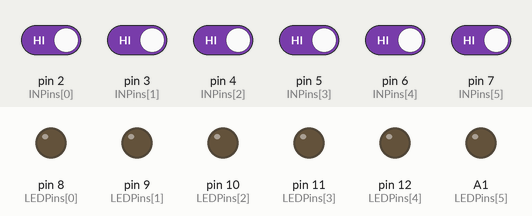
Simulated run of this sketch. Board: Arduino Uno, built with avr-gcc and run on an emulated ATmega328P. Shown: output pins drawn as LEDs (lit = HIGH). The inputs (shaded band) are chosen by the test bench; at power-on: pin 2 (INPins[0]), pin 3 (INPins[1]), pin 4 (INPins[2]), pin 5 (INPins[3]), pin 6 (INPins[4]), pin 7 (INPins[5]) HIGH. What the sketch prints to the serial monitor is not drawn.

Above: at 1.2 s.
1.3 s: pin 2 (INPins[0]) driven LOW
At 2.4 s:
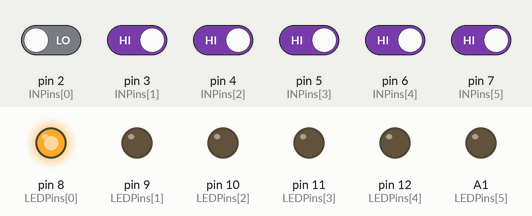
2.8 s: pin 3 (INPins[1]) driven LOW
At 3.5 s:
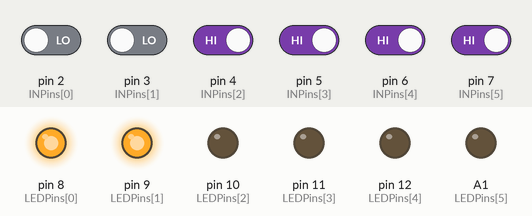
4.3 s: pin 4 (INPins[2]) driven LOW
At 4.6 s:
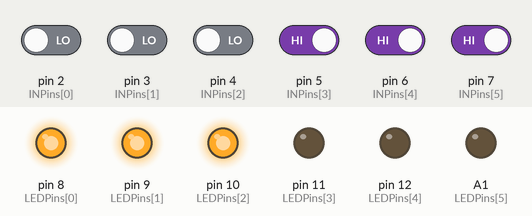
5.8 s: pin 5 (INPins[3]) driven LOW
At 7.0 s:
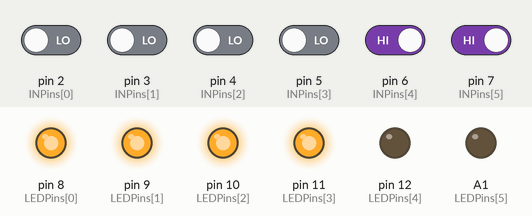
7.3 s: pin 6 (INPins[4]) driven LOW
At 8.1 s:
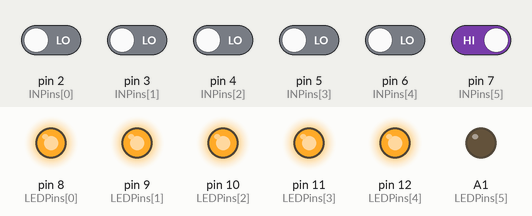
8.8 s: pin 7 (INPins[5]) driven LOW
At 9.2 s:
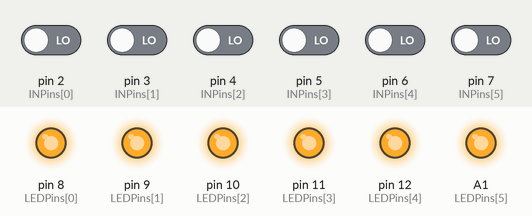
Timing chart, 0 to 11.3 s (numbered marks = the images above; inputs shaded):
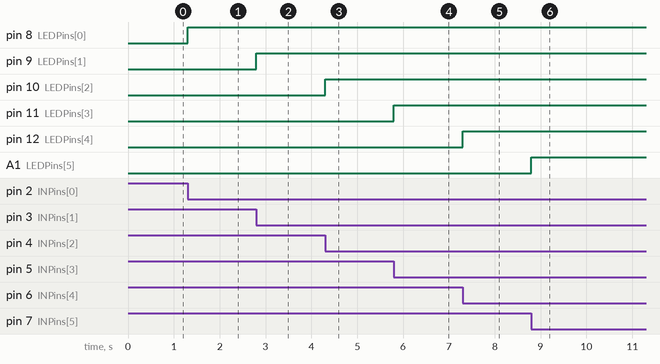

The sketch:

main.ino
```cpp
const byte ButtonSize = 6;
const byte INPins[] = { 2, 3, 4, 5, 6, 7 };
const byte LEDPins[] = { 8, 9, 10, 11, 12, A1 };

void setup() {
  for(int i = 0; i < ButtonSize; i++) {
    pinMode(INPins[i], INPUT);
  }
  for(int i = 0; i < ButtonSize; i++) {
    pinMode(LEDPins[i], OUTPUT);
  }

  Serial.begin(250000);

  while (!Serial) {
    delay(10);
  }
  Serial.println("0");
}


void loop() {
  for(int i = 0; i < ButtonSize; i++) {
    if (digitalRead(INPins[i]) == LOW){
      digitalWrite(LEDPins[i], HIGH);
      Serial.print(1);
    }
    else {
      digitalWrite(LEDPins[i], LOW);
      Serial.print(0);
    }
  }
  Serial.print(' ');
  delay(2);
}
```

Measured:
- after the input at 1.3 s, pin 8 (LEDPins[0]): LOW → HIGH at once
- after the input at 2.8 s, pin 9 (LEDPins[1]): LOW → HIGH at once
- after the input at 4.3 s, pin 10 (LEDPins[2]): LOW → HIGH at once
- after the input at 5.8 s, pin 11 (LEDPins[3]): LOW → HIGH at once
- after the input at 7.3 s, pin 12 (LEDPins[4]): LOW → HIGH at once
- after the input at 8.8 s, A1 (LEDPins[5]): LOW → HIGH at once
